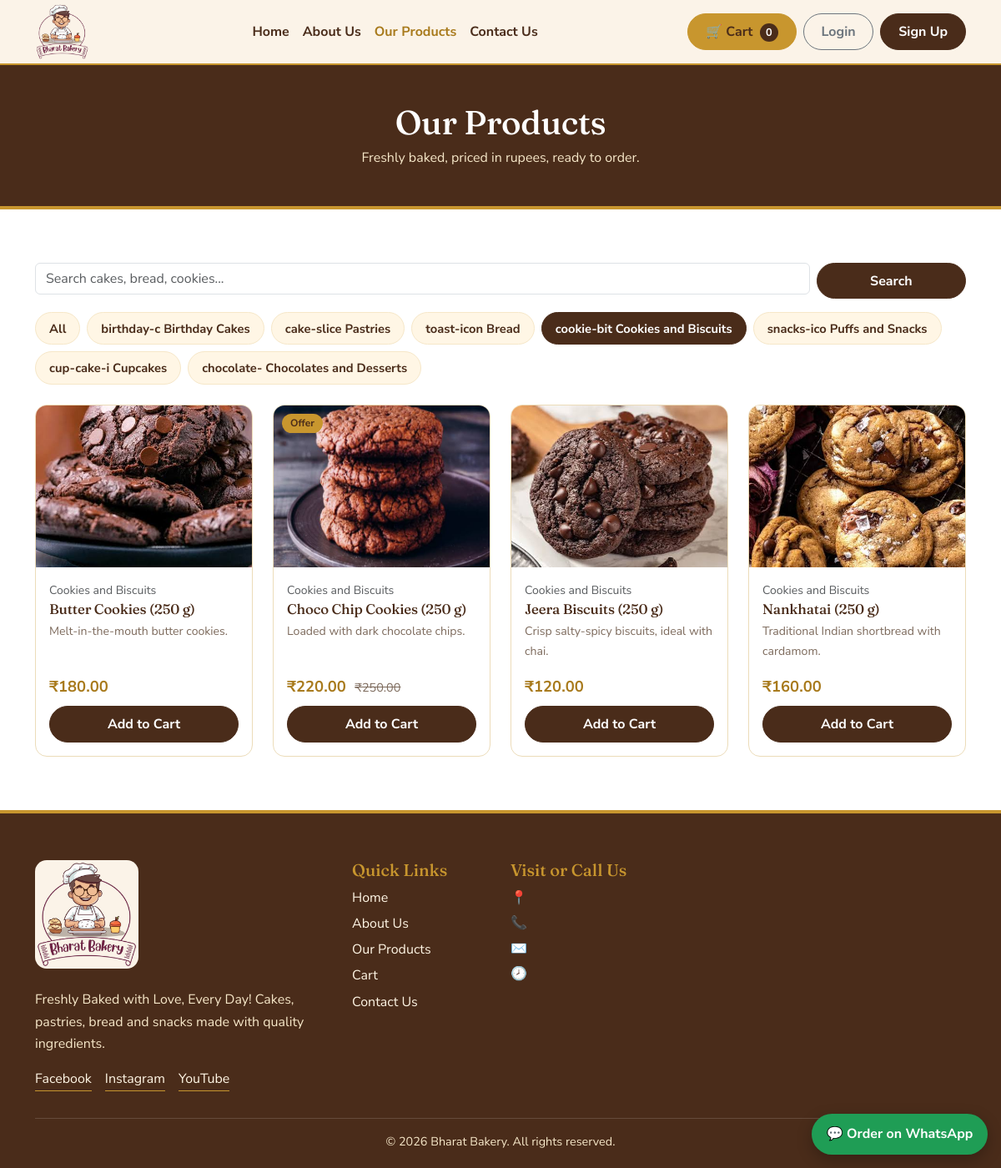
The page /products.php?category=4 on the database its author committed.
### tables this page shows
CREATE TABLE settings (
  setting_key VARCHAR(60) PRIMARY KEY,
  setting_value TEXT NULL
);

CREATE TABLE categories (
  id INT UNSIGNED AUTO_INCREMENT PRIMARY KEY,
  name VARCHAR(100) NOT NULL,
  icon VARCHAR(10) NOT NULL DEFAULT '🍰',
  description VARCHAR(255) NULL,
  sort_order INT NOT NULL DEFAULT 0
);

CREATE TABLE products (
  id INT UNSIGNED AUTO_INCREMENT PRIMARY KEY,
  category_id INT UNSIGNED NOT NULL,
  name VARCHAR(150) NOT NULL,
  description TEXT NULL,
  price DECIMAL(10,2) NOT NULL,
  old_price DECIMAL(10,2) NULL,
  image VARCHAR(255) NOT NULL DEFAULT 'cake.svg',
  is_featured TINYINT(1) NOT NULL DEFAULT 0,
  is_offer TINYINT(1) NOT NULL DEFAULT 0,
  is_available TINYINT(1) NOT NULL DEFAULT 1,
  created_at TIMESTAMP DEFAULT CURRENT_TIMESTAMP,
  FOREIGN KEY (category_id) REFERENCES categories(id) ON DELETE CASCADE
);

### config/database.php (called while the page is built, shortened)
<?php
function db(): PDO
{
    static $pdo = null;
    if ($pdo === null) {
        try {
            $pdo = new PDO(
                'mysql:host=' . DB_HOST . ';dbname=' . DB_NAME . ';charset=utf8mb4',
                DB_USER,
                DB_PASS,
                [
                    PDO::ATTR_ERRMODE            => PDO::ERRMODE_EXCEPTION,
                    PDO::ATTR_DEFAULT_FETCH_MODE => PDO::FETCH_ASSOC,
                    PDO::ATTR_EMULATE_PREPARES   => false,
                ]
            );
        } catch (PDOException $e) {
            http_response_code(500);
            exit('<h2 style="font-family:sans-serif">Database connection failed.</h2><p style="font-family:sans-serif">Start MySQL in XAMPP and import <code>database.sql</code> in phpMyAdmin.</p>');
        }
    }
    return $pdo;
}

### products.php (the view, shortened to what this page needs)
<?php
require_once __DIR__ . '/includes/header.php';
$categories = db()->query('SELECT * FROM categories ORDER BY sort_order')->fetchAll();
$catId  = (int) ($_GET['category'] ?? 0);
$search = trim($_GET['q'] ?? '');
$sql = 'SELECT p.*, c.name AS category_name FROM products p JOIN categories c ON c.id = p.category_id WHERE p.is_available = 1';
$params = [];
if ($catId > 0) { $sql .= ' AND p.category_id = ?'; $params[] = $catId; }
$sql .= ' ORDER BY c.sort_order, p.name';
$stmt = db()->prepare($sql);
$stmt->execute($params);
$products = $stmt->fetchAll();
?>
<header class="page-banner"><div class="container"><h1>Our Products</h1><p>Freshly baked, priced in rupees, ready to order.</p></div></header>
<section class="section">
  <div class="container">
    <form class="row g-2 mb-3" method="get">
      <div class="col-sm-9 col-md-10"><input type="search" name="q" value="<?= e($search) ?>" class="form-control" placeholder="Search cakes, bread, cookies..."></div>
      <div class="col-sm-3 col-md-2"><button class="btn btn-brown w-100">Search</button></div>
    </form>
    <div class="filter-pills mb-4">
      <a href="products.php" class="pill <?= $catId === 0 ? 'active' : '' ?>">All</a>
      <?php foreach ($categories as $c): ?>
        <a href="products.php?category=<?= (int) $c['id'] ?>" class="pill <?= $catId === (int) $c['id'] ? 'active' : '' ?>"><?= e($c['icon'] . ' ' . $c['name']) ?></a>
      <?php endforeach; ?>
    </div>
    <?php if (!$products): ?>
      <div class="empty-state"><p>No products found. Try another category or search word.</p><a href="products.php" class="btn btn-brown">Show all products</a></div>
    <?php else: ?>
      <div class="row g-3 g-lg-4"><?php foreach ($products as $p) { product_card($p); } ?></div>
    <?php endif; ?>
  </div>
</section>
<?php require_once __DIR__ . '/includes/footer.php'; ?>

### includes/functions.php (shortened to what this page needs)
<?php
require_once __DIR__ . '/../config/database.php';
function e($value): string
{
    return htmlspecialchars((string) $value, ENT_QUOTES, 'UTF-8');
}
function price($amount): string
{
    return '₹' . number_format((float) $amount, 2);
}
function setting(string $key, string $default = ''): string
{
    static $cache = null;
    if ($cache === null) {
        $cache = [];
        foreach (db()->query('SELECT setting_key, setting_value FROM settings') as $row) {
            $cache[$row['setting_key']] = (string) $row['setting_value'];
        }
    }
    return $cache[$key] ?? $default;
}
function brand_logo(): string
{
    $file = basename(setting('logo_file'));
    if ($file !== '' && is_file(__DIR__ . '/../assets/images/' . $file)) {
        return '<img src="assets/images/' . e($file) . '" alt="Bharat Bakery" class="brand-logo">';
    }
    return '<span class="brand-mark">B</span> Bharat Bakery';
}
function image_url(string $file): string
{
    return 'assets/images/' . e($file);
}
function product_card(array $p): void
{
    ?>
    <div class="col-6 col-md-4 col-lg-3">
      <div class="product-card h-100">
        <a href="product-details.php?id=<?= (int) $p['id'] ?>" class="product-img">
          <img src="<?= image_url($p['image']) ?>" alt="<?= e($p['name']) ?>" loading="lazy">
          <?php if (!empty($p['old_price'])): ?><span class="badge-offer">Offer</span><?php endif; ?>
        </a>
        <div class="product-body">
          <?php if (!empty($p['category_name'])): ?><small class="text-muted"><?= e($p['category_name']) ?></small><?php endif; ?>
          <h3 class="product-title"><a href="product-details.php?id=<?= (int) $p['id'] ?>"><?= e($p['name']) ?></a></h3>
          <p class="product-desc"><?= e($p['description']) ?></p>
          <div class="product-price">
            <span class="price"><?= price($p['price']) ?></span>
            <?php if (!empty($p['old_price'])): ?><del><?= price($p['old_price']) ?></del><?php endif; ?>
          </div>
          <form method="post" action="cart.php" class="mt-2">
            <button class="btn btn-brown w-100" type="submit">Add to Cart</button>
          </form>
        </div>
      </div>
    </div>
    <?php
}

### assets/css/style.css (style rules this page uses)
:root { --cream: #fff6e5; --cream-deep: #f6e7c8; --brown: #4a2c1a; --brown-light: #6b4430; --gold: #c8962e; --gold-dark: #a87a1c; --white: #ffffff; --text: #3b2a20; --muted: #7d6a5c; --radius: 14px; }
html { scroll-behavior: smooth; }
body { font-family: 'Nunito Sans', system-ui, sans-serif; color: var(--text); background: var(--white); line-height: 1.65; }
h1, h2, h3, h4, .brand { font-family: 'Fraunces', Georgia, serif; color: var(--brown); letter-spacing: -.01em; }
a { color: var(--gold-dark); }
.btn { border-radius: 999px; font-weight: 700; padding: .55rem 1.3rem; transition: background .2s, color .2s, border-color .2s; }
.btn-brown { background: var(--brown); border-color: var(--brown); color: var(--white); }
.brand-logo { height: 68px; width: auto; max-width: 100%; object-fit: contain; display: block; }
.site-footer .brand-logo { height: 130px; border-radius: 14px; }
.section { padding: 4rem 0; }
.page-banner { background: var(--brown); color: var(--cream-deep); text-align: center; padding: 2.8rem 0; border-bottom: 4px solid var(--gold); }
.page-banner h1 { color: var(--white); margin: 0; }
.page-banner p { margin: .3rem 0 0; }
.product-card { background: var(--white); border: 1px solid #ecdcb9; border-radius: var(--radius); overflow: hidden; display: flex; flex-direction: column; transition: box-shadow .2s; }
.product-img { position: relative; display: block; background: var(--cream); }
.product-img img { width: 100%; aspect-ratio: 4/3; object-fit: cover; display: block; }
.badge-offer { position: absolute; top: 10px; left: 10px; background: var(--gold); color: var(--brown); font-size: .75rem; font-weight: 700; padding: 2px 10px; border-radius: 999px; }
.product-body { padding: 1rem; display: flex; flex-direction: column; flex: 1; }
.product-title { font-size: 1.05rem; margin: .1rem 0 .3rem; }
.product-title a { color: var(--brown); text-decoration: none; }
.product-desc { font-size: .88rem; color: var(--muted); flex: 1; display: -webkit-box; -webkit-line-clamp: 2; -webkit-box-orient: vertical; overflow: hidden; }
.price { color: var(--gold-dark); font-weight: 700; font-size: 1.15rem; }
.product-price del { color: var(--muted); margin-left: .4rem; font-size: .9rem; }
.filter-pills { display: flex; flex-wrap: wrap; gap: .5rem; }
.pill { padding: .4rem 1rem; border-radius: 999px; background: var(--cream); color: var(--brown); text-decoration: none; font-weight: 700; font-size: .92rem; border: 1px solid var(--cream-deep); }
.pill.active { background: var(--brown); color: var(--white); border-color: var(--brown); }

### rows shown on the page
settings: setting_value (picture)
categories: icon+name "birthday-c Birthday Cakes"
categories: icon+name "cake-slice Pastries"
categories: icon+name "toast-icon Bread"
categories: icon+name "cookie-bit Cookies and Biscuits"
categories: icon+name "snacks-ico Puffs and Snacks"
categories: icon+name "cup-cake-i Cupcakes"
categories: icon+name "chocolate- Chocolates and Desserts"
products: image (picture), category.name "Cookies and Biscuits", name "Butter Cookies (250 g)", description "Melt-in-the-mouth butter cookies.", price "₹180.00"
products: image (picture), shows "Offer", category.name "Cookies and Biscuits", name "Choco Chip Cookies (250 g)", description "Loaded with dark chocolate chips.", price "₹220.00", old_price "₹250.00"
products: image (picture), category.name "Cookies and Biscuits", name "Jeera Biscuits (250 g)", description "Crisp salty-spicy biscuits, ideal with chai.", price "₹120.00"
products: image (picture), category.name "Cookies and Biscuits", name "Nankhatai (250 g)", description "Traditional Indian shortbread with cardamom.", price "₹160.00"

### other values the page prints
$label "Home"
$label "About Us"
$label "Our Products"
$label "Contact Us"
cart_count() "0"
setting('footer_text', 'Freshly Baked with Love, Every Day!') "Freshly Baked with Love, Every Day! Cakes, pastries, bread and snacks made with quality ingredients."
